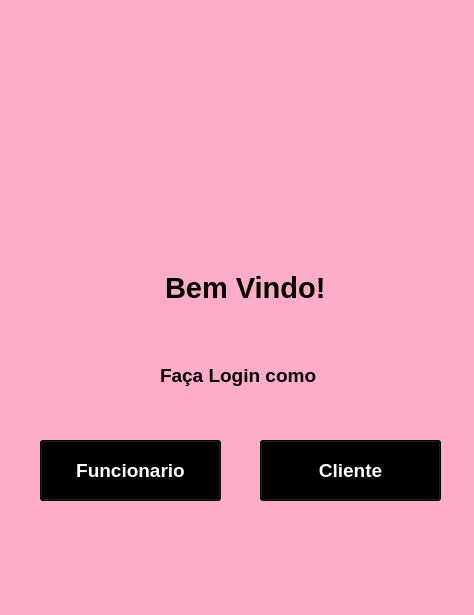
<?xml version="1.0" encoding="UTF-8"?>
<ui version="4.0">
 <class>Form</class>
 <widget class="QWidget" name="Form">
  <property name="geometry">
   <rect>
    <x>0</x>
    <y>0</y>
    <width>474</width>
    <height>615</height>
   </rect>
  </property>
  <property name="maximumSize">
   <size>
    <width>474</width>
    <height>615</height>
   </size>
  </property>
  <property name="windowTitle">
   <string>Form</string>
  </property>
  <property name="styleSheet">
   <string notr="true">background-color: rgba(255, 172,  203);</string>
  </property>
  <widget class="QLabel" name="label">
   <property name="geometry">
    <rect>
     <x>94</x>
     <y>30</y>
     <width>291</width>
     <height>231</height>
    </rect>
   </property>
   <property name="text">
    <string/>
   </property>
   <property name="pixmap">
    <pixmap>iMAGENs/LOGO-removebg-preview.png</pixmap>
   </property>
   <property name="scaledContents">
    <bool>true</bool>
   </property>
  </widget>
  <widget class="QLabel" name="label_2">
   <property name="geometry">
    <rect>
     <x>165</x>
     <y>267</y>
     <width>161</width>
     <height>41</height>
    </rect>
   </property>
   <property name="font">
    <font>
     <family>Arial</family>
     <pointsize>22</pointsize>
     <weight>75</weight>
     <bold>true</bold>
    </font>
   </property>
   <property name="text">
    <string>Bem Vindo!</string>
   </property>
  </widget>
  <widget class="QPushButton" name="funcionario">
   <property name="geometry">
    <rect>
     <x>40</x>
     <y>440</y>
     <width>181</width>
     <height>61</height>
    </rect>
   </property>
   <property name="font">
    <font>
     <family>Arial</family>
     <pointsize>14</pointsize>
     <weight>75</weight>
     <bold>true</bold>
    </font>
   </property>
   <property name="styleSheet">
    <string notr="true">color: rgb(255, 255, 255);
background-color: rgb(0, 0, 0);</string>
   </property>
   <property name="text">
    <string>Funcionario</string>
   </property>
  </widget>
  <widget class="QPushButton" name="cliente">
   <property name="geometry">
    <rect>
     <x>260</x>
     <y>440</y>
     <width>181</width>
     <height>61</height>
    </rect>
   </property>
   <property name="font">
    <font>
     <family>Arial</family>
     <pointsize>14</pointsize>
     <weight>75</weight>
     <bold>true</bold>
    </font>
   </property>
   <property name="styleSheet">
    <string notr="true">color: rgb(255, 255, 255);
background-color: rgb(0, 0, 0);</string>
   </property>
   <property name="text">
    <string>Cliente</string>
   </property>
  </widget>
  <widget class="QLabel" name="label_3">
   <property name="geometry">
    <rect>
     <x>160</x>
     <y>360</y>
     <width>161</width>
     <height>31</height>
    </rect>
   </property>
   <property name="font">
    <font>
     <family>Arial</family>
     <pointsize>14</pointsize>
     <weight>75</weight>
     <bold>true</bold>
    </font>
   </property>
   <property name="text">
    <string>Faça Login como</string>
   </property>
  </widget>
  <widget class="QLabel" name="label_4">
   <property name="geometry">
    <rect>
     <x>201</x>
     <y>527</y>
     <width>81</width>
     <height>71</height>
    </rect>
   </property>
   <property name="text">
    <string/>
   </property>
   <property name="pixmap">
    <pixmap>iMAGENs/2-removebg-preview.png</pixmap>
   </property>
   <property name="scaledContents">
    <bool>true</bool>
   </property>
   <property name="wordWrap">
    <bool>false</bool>
   </property>
  </widget>
 </widget>
 <resources/>
 <connections/>
</ui>
